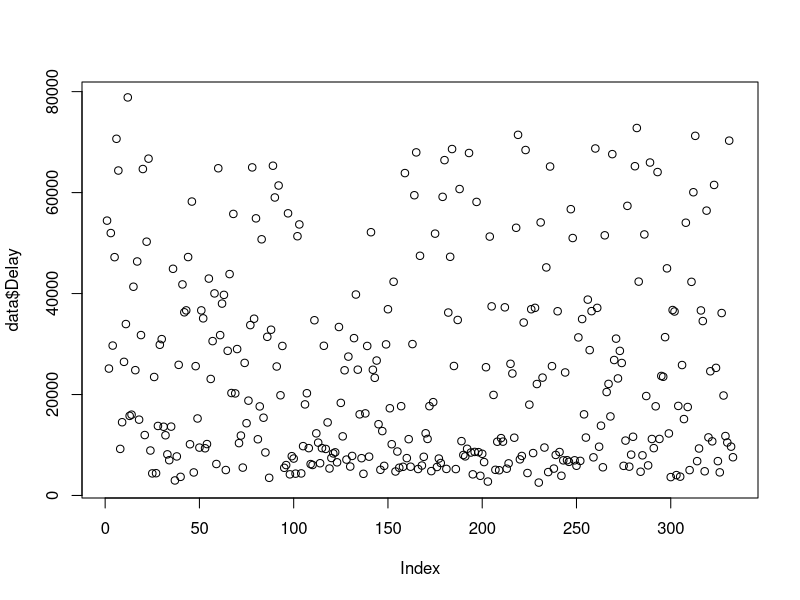
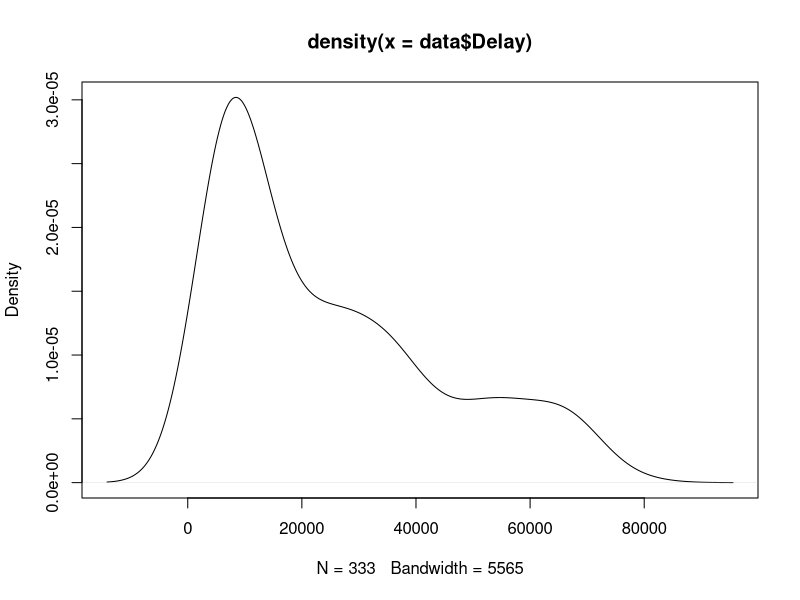
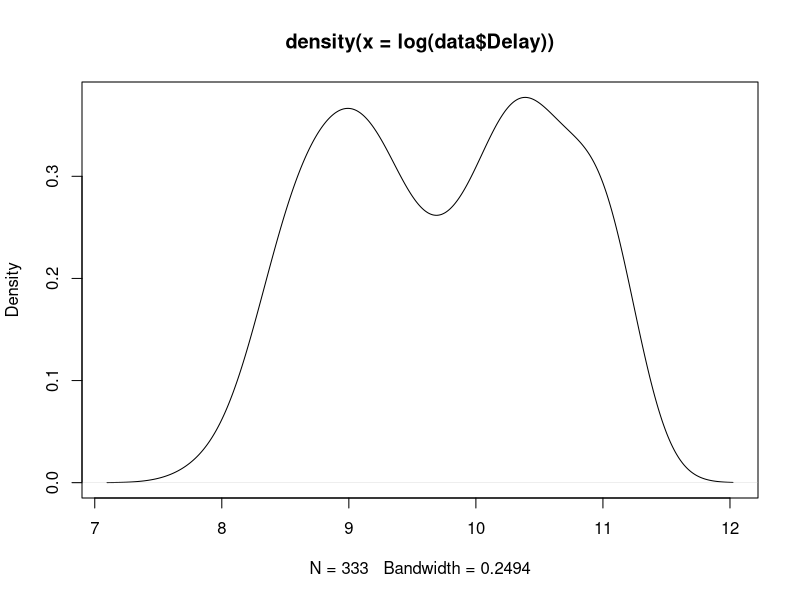
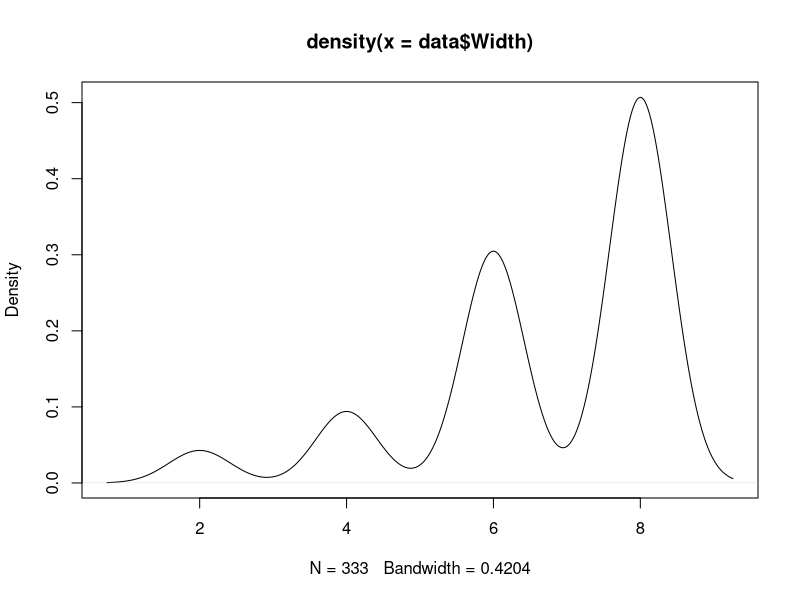
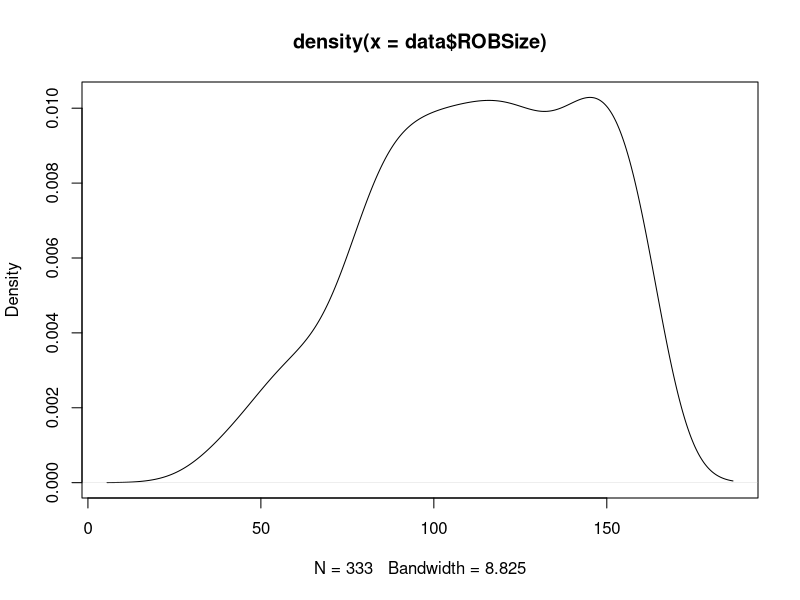
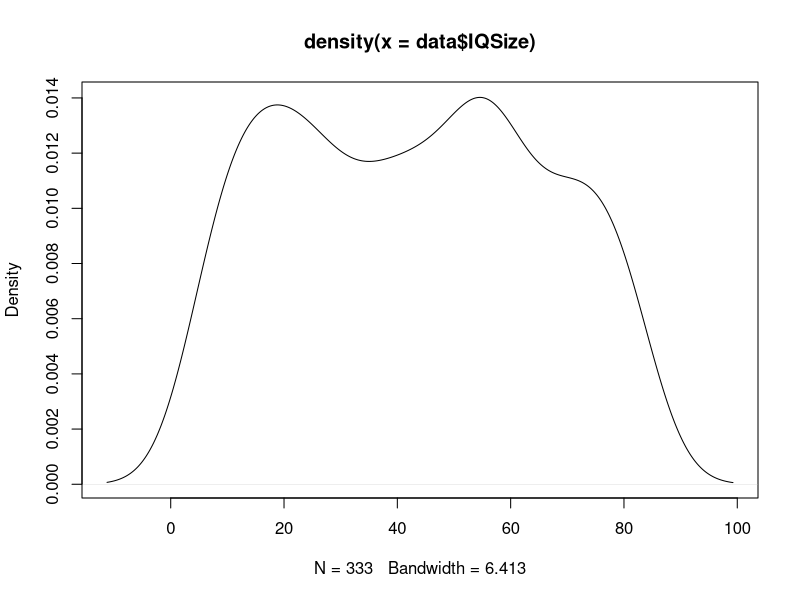
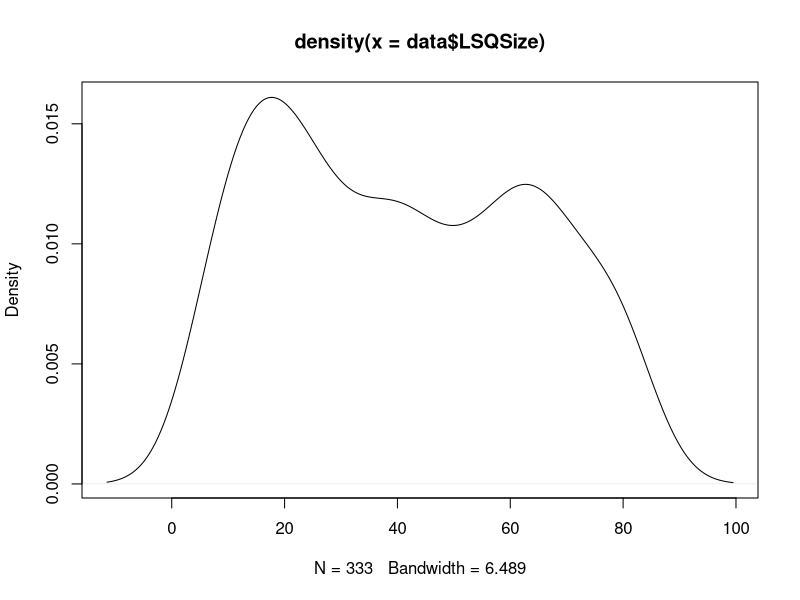
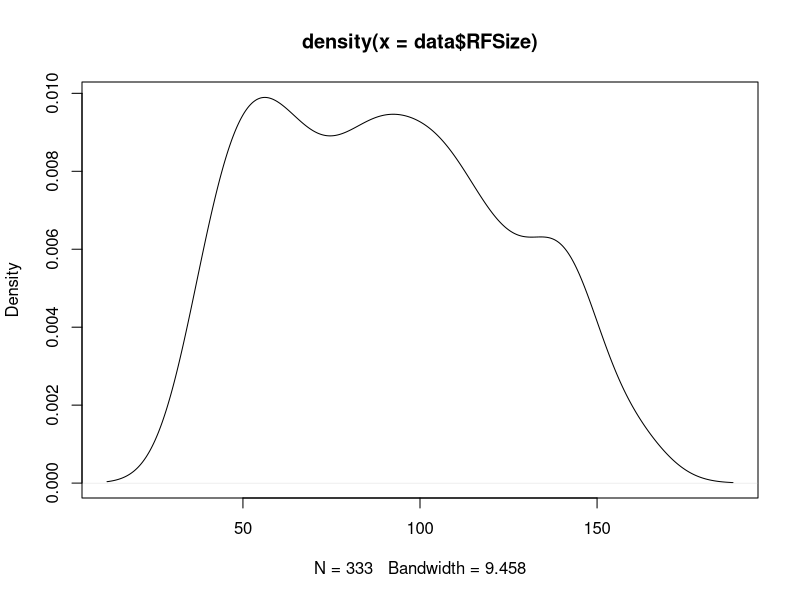

These figures' R source, in order:
## ---- chunk 1
data <- read.table('../data/training.csv', sep=",")
preds = c("Width", "ROBSize", "IQSize","LSQSize","RFSize","RFReadPorts","RFWritePorts","GshareSize",
  "BTBSize","BranchesAllowed","L1Icache","L1Dcache","L2Ucache","Depth")
vars = c(preds,"Delay")
names(data) = vars
## ---- chunk 2
plot(data$Delay)
plot(density(data$Delay))
plot(density(log(data$Delay)))
plot(density(data$Width))
plot(density(data$ROBSize))
plot(density(data$IQSize))
plot(density(data$LSQSize))
plot(density(data$RFSize))
plot(density(data$RFReadPorts))
plot(density(data$RFWritePorts))
plot(density(data$GshareSize))
plot(density(data$BTBSize))
plot(density(data$BranchesAllowed))
plot(density(data$L1Icache))
plot(density(data$L1Dcache))
plot(density(data$L2Ucache))
plot(density(data$Depth))
## ---- chunk 3
require(party)
require(lattice)
data.forest <- cforest(Delay~., data=data[, vars])
data.varimp <- sort(varimp(data.forest))
dotplot(data.varimp)
data.tree <- ctree(Delay~., data=data[, vars])
plot(data.tree)
## ---- chunk 4
     plot(data$Delay~data$L2Ucache)
     plot(log(data$Delay)~data$L2Ucache)
     plot(data$Delay~data$Depth)
     plot(log(data$Delay)~data$Depth)
## ---- chunk 5
#root mean square error
rmse <- function(y, yhat) {
  return(sqrt(mean((y-yhat)^2)))
}
     
#cross validation using RMSE
#returns mean of the k RMSEs
crossValidateLM <- function(formula, fullData, k=10) {
  group <- sample(1:k, nrow(fullData), replace=TRUE)
  #groupedData <- split(fullData,groups)
  responseVariable <- all.vars(formula)[1]
  errors <- c()
  for(i in 1:k) {
    model <- lm(formula, data=fullData[group!=i,])
    predictions <- predict(model, fullData[group==i,])
    errors <- c(errors, rmse(data[group==i,c(responseVariable)], predictions))
  }
  return(mean(errors))
}
## ---- chunk 6
formula = as.formula("Delay~.")
data.lm <- lm(formula, data=data)
summary(data.lm)
crossValidateLM(formula,data)
     
formula = as.formula("log(Delay)~.")
data.lm <- lm(formula, data=data)
summary(data.lm)
crossValidateLM(formula,data)
## ---- chunk 7
# formula = as.formula("Delay)~
#          Width+
#          ROBSize+
#          IQSize+
#          LSQSize+
#          RFSize+
#          RFReadPorts+
#          RFWritePorts+
#          GshareSize+
#          BTBSize+
#          BranchesAllowed+
#          L1Icache+
#          L1Dcache+
#          L2Ucache+
#          Depth")
formula = as.formula("Delay~
               IQSize+
               poly(RFSize,2)+
               BranchesAllowed+
               Depth+
               Depth:I(log(L2Ucache))")
data.lm <- lm(formula, data=data)
summary(data.lm)
crossValidateLM(formula,data)
bestModel = data.lm
plot(data$Delay, data$RFSize)
## ---- chunk 8
validation <- read.table("../data/validation.csv", sep=",")
names(validation) <- preds
write.table(predict(bestModel,validation), file="validationPreds.csv", row.names=FALSE, col.names=FALSE)
